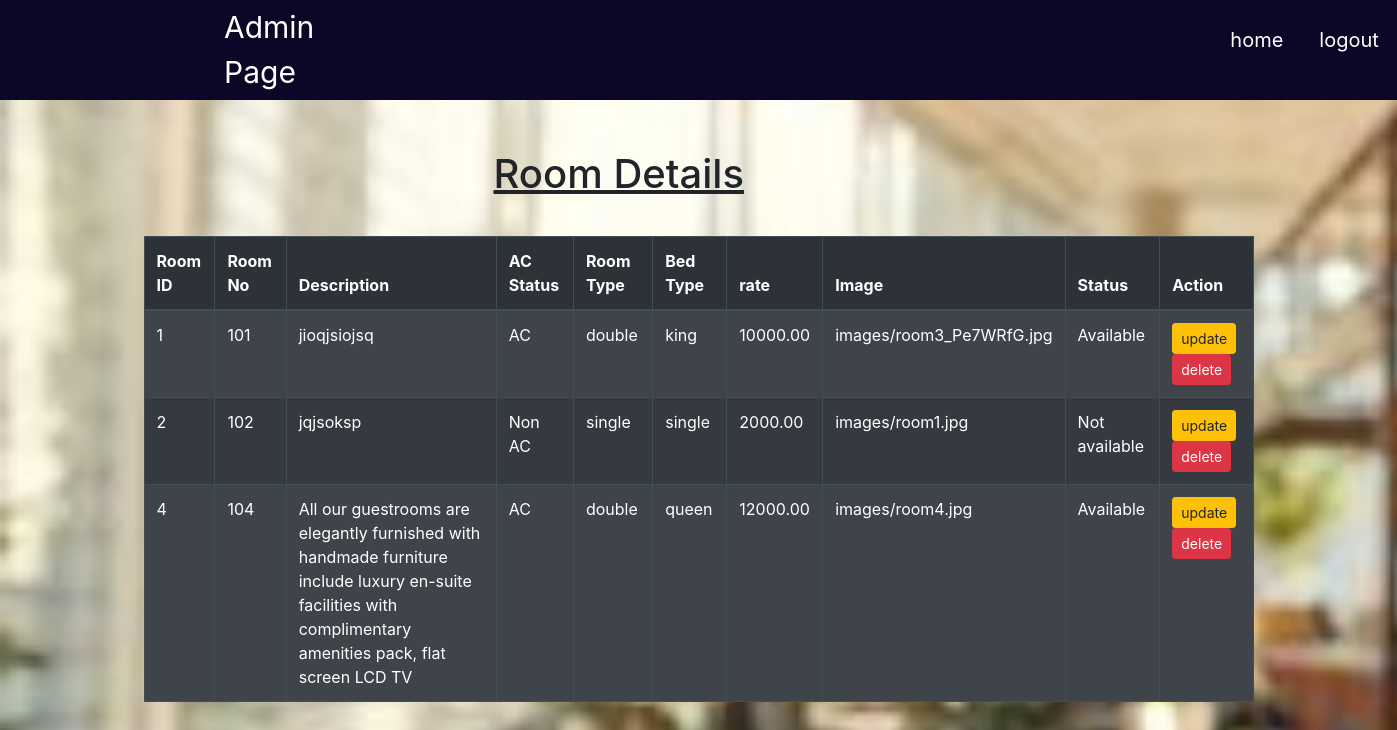
The app's page /adminapp/viewroom/ with its own data.
### adminapp/models.py (models this page shows)
class AddRoom(models.Model):
    rno= models.IntegerField()
    des= models.TextField(max_length=100)
    ac=models.BooleanField()
    roomtype=models.CharField(max_length=100)
    bedtype=models.CharField(max_length=100)
    rate=models.DecimalField(max_digits=10,decimal_places=2)
    image=models.ImageField(upload_to='images/')
    status=models.BooleanField(default=True)

### adminapp/views.py (the view)
# urls.py: path('viewroom/',view_room,name='view_room'),
def view_room(request):
    obj=AddRoom.objects.all()
    context={'i':obj}
    return render(request,'adminapp/view_room.html',context)

### adminapp/templates/adminapp/view_room.html
{% extends 'adminapp/shared/base.html' %}
{% block content %}
<u><h1 style="padding-top: 50px; padding-left: 350px;">Room Details</h1></u>
<div style="padding-top: 30px;">
<table class="table  table-hover table-striped table-bordered table-dark"  >
    <thead>
        <tr class="table-active">
            <th>Room ID</th>
            <th>Room No</th>
            <th>Description</th>
            <th>AC Status</th>
            <th>Room Type</th>
            <th>Bed Type</th>
            <th>rate</th>
            <th>Image</th>
            <th>Status</th>
            <th>Action</th>
        </tr>
    </thead>
    <tbody>
        {% for j in  i %}
            <tr>
                <td>{{j.id}}</td>
                <td>{{j.rno}} </td>
                <td>{{j.des}}</td>
                <td> {% if j.ac %}
                      AC
                   {% else %}
                   Non AC
                   {% endif %}</td>
                <td>{{j.roomtype}}</td>
                <td>{{j.bedtype}}</td>
                <td>{{j.rate}}</td>
                <td>{{j.image}}</td>
                <td>  {% if j.ac %}
                       Available
                 {% else %}
                 Not available
                 {% endif %}</td>
                 <td>
                 <a href="{% url 'upadate_room' j.id %}" class="btn btn-warning btn-sm">update</a>
                 <a href="{% url 'delete_room' id=j.id %}" class="btn btn-danger btn-sm">delete</a>
                 </td>
            </tr>
        {% endfor %}
    </tbody>
</table>
</div>
    {% endblock content %}

### records on screen
AddRoom: id "1", rno "101", des "jioqjsiojsq", ac "AC", roomtype "double", bedtype "king", rate "10000.00", image "images/room3_Pe7WRfG.jpg"
AddRoom: id "2", rno "102", des "jqjsoksp", ac "Non AC", roomtype "single", bedtype "single", rate "2000.00", image "images/room1.jpg"
AddRoom: id "4", rno "104", des "All our guestrooms are elegantly furnished with handmade furniture include luxury en-suite facilities with complimentary amenities pack, flat screen LCD TV", ac "AC", roomtype "double", bedtype "queen", rate "12000.00", image "images/room4.jpg"
